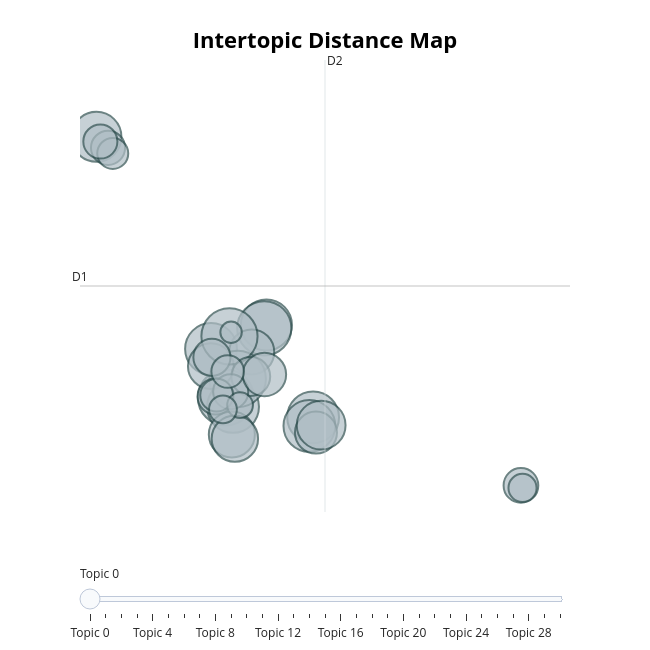

The notebook cell this image was saved under:
### Code cell
BERT_model1.visualize_topics()

### Figure 1 — Plotly figure (JSON) as saved in the notebook; plotly's stock layout.template omitted (floating-point values rounded to 4 significant figures)
{"data": [{"customdata": [[0, "universe | earth | space | light | planet", 219], [1, "music | applause | sound | laughter | play", 187], [2, "brain | neurons | sleep | cells | right", 187], [3, "cells | cancer | dna | cell | disease", 187], [4, "energy | climate | world | need | nuclear", 182], [5, "computer | technology | actually | robot | human", 188], [6, "ocean | fish | sea | water | sharks", 123], [7, "health | patients | care | heart | patient", 174], [8, "women | war | world | us | said", 205], [9, "city | building | cities | new | design", 148], [10, "africa | african | country | world | us", 141], [11, "world | china | economic | percent | countries", 150], [12, "laughter | women | said | us | time", 223], [13, "love | life | feel | us | time", 146], [14, "art | something | way | time | laughter", 220], [15, "plants | bees | plant | insects | ants", 92], [16, "number | mathematics | two | numbers | math", 81], [17, "work | time | laughter | us | company", 166], [18, "kids | school | students | children | education", 105], [19, "king | ancient | power | years | century", 86], [20, "laughter | biscuit | said | right | want", 131], [21, "laughter | ca | go | world | right", 96], [22, "black | us | white | women | rights", 75], [23, "us | democracy | government | power | world", 84], [24, "prison | police | justice | criminal | drug", 74], [25, "water | river | cities | climate | world", 55], [26, "male | female | sex | males | sperm", 46], [27, "compassion | god | world | us | religion", 67], [28, "language | english | languages | words | spelling", 32], [29, "animals | dinosaurs | birds | species | animal", 54], [30, "internet | data | information | us | actually", 81]], "hovertemplate": "<b>Topic %{customdata[0]}</b><br>%{customdata[1]}<br>Size: %{customdata[2]}", "legendgroup": "", "marker": {"color": "#B0BEC5", "line": {"color": "DarkSlateGrey", "width": 2}, "size": [219, 187, 187, 187, 182, 188, 123, 174, 205, 148, 141, 150, 223, 146, 220, 92, 81, 166, 105, 86, 131, 96, 75, 84, 74, 55, 46, 67, 32, 54, 81], "sizemode": "area", "sizeref": 0.1394, "symbol": "circle"}, "mode": "markers", "name": "", "orientation": "v", "showlegend": false, "type": "scatter", "x": [1.021, 5.505, 0.2579, 5.313, 3.103, 1.388, 5.651, -5.629, 2.995, 1.329, 2.351, 1.484, 1.627, 0.2499, 1.206, 0.4991, -5.033, 5.917, 2.301, 1.27, 3.004, 0.305, 0.5486, 16.18, 1.115, 16.26, 1.751, -4.791, 1.289, 0.8716, -5.427], "xaxis": "x", "y": [8.07, 7.433, 9.631, 7.155, 10.4, 7.769, 6.942, 16.45, 10.29, 6.883, 9.534, 6.746, 8.667, 9.077, 10.04, 8.107, 16.09, 7.181, 8.745, 8.254, 8.808, 9.36, 8.143, 5.245, 8.903, 5.164, 7.821, 15.92, 10.16, 7.688, 16.3], "yaxis": "y"}], "layout": {"annotations": [{"showarrow": false, "text": "D1", "x": -6.473, "y": 11.65, "yshift": 10}, {"showarrow": false, "text": "D2", "x": 6.115, "xshift": 10, "y": 18.92}], "height": 650, "hoverlabel": {"bgcolor": "white", "font": {"family": "Rockwell", "size": 16}}, "legend": {"itemsizing": "constant", "tracegroupgap": 0}, "margin": {"t": 60}, "shapes": [{"line": {"color": "#CFD8DC", "width": 2}, "type": "line", "x0": 6.115, "x1": 6.115, "y0": 4.389, "y1": 18.92}, {"line": {"color": "#9E9E9E", "width": 2}, "type": "line", "x0": -6.473, "x1": 18.7, "y0": 11.65, "y1": 11.65}], "sliders": [{"active": 0, "pad": {"t": 50}, "steps": [{"args": [{"marker.color": [["red", "#B0BEC5", "#B0BEC5", "#B0BEC5", "#B0BEC5", "#B0BEC5", "#B0BEC5", "#B0BEC5", "#B0BEC5", "#B0BEC5", "#B0BEC5", "#B0BEC5", "#B0BEC5", "#B0BEC5", "#B0BEC5", "#B0BEC5", "#B0BEC5", "#B0BEC5", "#B0BEC5", "#B0BEC5", "#B0BEC5", "#B0BEC5", "#B0BEC5", "#B0BEC5", "#B0BEC5", "#B0BEC5", "#B0BEC5", "#B0BEC5", "#B0BEC5", "#B0BEC5", "#B0BEC5"]]}], "label": "Topic 0", "method": "update"}, {"args": [{"marker.color": [["#B0BEC5", "red", "#B0BEC5", "#B0BEC5", "#B0BEC5", "#B0BEC5", "#B0BEC5", "#B0BEC5", "#B0BEC5", "#B0BEC5", "#B0BEC5", "#B0BEC5", "#B0BEC5", "#B0BEC5", "#B0BEC5", "#B0BEC5", "#B0BEC5", "#B0BEC5", "#B0BEC5", "#B0BEC5", "#B0BEC5", "#B0BEC5", "#B0BEC5", "#B0BEC5", "#B0BEC5", "#B0BEC5", "#B0BEC5", "#B0BEC5", "#B0BEC5", "#B0BEC5", "#B0BEC5"]]}], "label": "Topic 1", "method": "update"}, {"args": [{"marker.color": [["#B0BEC5", "#B0BEC5", "red", "#B0BEC5", "#B0BEC5", "#B0BEC5", "#B0BEC5", "#B0BEC5", "#B0BEC5", "#B0BEC5", "#B0BEC5", "#B0BEC5", "#B0BEC5", "#B0BEC5", "#B0BEC5", "#B0BEC5", "#B0BEC5", "#B0BEC5", "#B0BEC5", "#B0BEC5", "#B0BEC5", "#B0BEC5", "#B0BEC5", "#B0BEC5", "#B0BEC5", "#B0BEC5", "#B0BEC5", "#B0BEC5", "#B0BEC5", "#B0BEC5", "#B0BEC5"]]}], "label": "Topic 2", "method": "update"}, {"args": [{"marker.color": [["#B0BEC5", "#B0BEC5", "#B0BEC5", "red", "#B0BEC5", "#B0BEC5", "#B0BEC5", "#B0BEC5", "#B0BEC5", "#B0BEC5", "#B0BEC5", "#B0BEC5", "#B0BEC5", "#B0BEC5", "#B0BEC5", "#B0BEC5", "#B0BEC5", "#B0BEC5", "#B0BEC5", "#B0BEC5", "#B0BEC5", "#B0BEC5", "#B0BEC5", "#B0BEC5", "#B0BEC5", "#B0BEC5", "#B0BEC5", "#B0BEC5", "#B0BEC5", "#B0BEC5", "#B0BEC5"]]}], "label": "Topic 3", "method": "update"}, {"args": [{"marker.color": [["#B0BEC5", "#B0BEC5", "#B0BEC5", "#B0BEC5", "red", "#B0BEC5", "#B0BEC5", "#B0BEC5", "#B0BEC5", "#B0BEC5", "#B0BEC5", "#B0BEC5", "#B0BEC5", "#B0BEC5", "#B0BEC5", "#B0BEC5", "#B0BEC5", "#B0BEC5", "#B0BEC5", "#B0BEC5", "#B0BEC5", "#B0BEC5", "#B0BEC5", "#B0BEC5", "#B0BEC5", "#B0BEC5", "#B0BEC5", "#B0BEC5", "#B0BEC5", "#B0BEC5", "#B0BEC5"]]}], "label": "Topic 4", "method": "update"}, {"args": [{"marker.color": [["#B0BEC5", "#B0BEC5", "#B0BEC5", "#B0BEC5", "#B0BEC5", "red", "#B0BEC5", "#B0BEC5", "#B0BEC5", "#B0BEC5", "#B0BEC5", "#B0BEC5", "#B0BEC5", "#B0BEC5", "#B0BEC5", "#B0BEC5", "#B0BEC5", "#B0BEC5", "#B0BEC5", "#B0BEC5", "#B0BEC5", "#B0BEC5", "#B0BEC5", "#B0BEC5", "#B0BEC5", "#B0BEC5", "#B0BEC5", "#B0BEC5", "#B0BEC5", "#B0BEC5", "#B0BEC5"]]}], "label": "Topic 5", "method": "update"}, {"args": [{"marker.color": [["#B0BEC5", "#B0BEC5", "#B0BEC5", "#B0BEC5", "#B0BEC5", "#B0BEC5", "red", "#B0BEC5", "#B0BEC5", "#B0BEC5", "#B0BEC5", "#B0BEC5", "#B0BEC5", "#B0BEC5", "#B0BEC5", "#B0BEC5", "#B0BEC5", "#B0BEC5", "#B0BEC5", "#B0BEC5", "#B0BEC5", "#B0BEC5", "#B0BEC5", "#B0BEC5", "#B0BEC5", "#B0BEC5", "#B0BEC5", "#B0BEC5", "#B0BEC5", "#B0BEC5", "#B0BEC5"]]}], "label": "Topic 6", "method": "update"}, {"args": [{"marker.color": [["#B0BEC5", "#B0BEC5", "#B0BEC5", "#B0BEC5", "#B0BEC5", "#B0BEC5", "#B0BEC5", "red", "#B0BEC5", "#B0BEC5", "#B0BEC5", "#B0BEC5", "#B0BEC5", "#B0BEC5", "#B0BEC5", "#B0BEC5", "#B0BEC5", "#B0BEC5", "#B0BEC5", "#B0BEC5", "#B0BEC5", "#B0BEC5", "#B0BEC5", "#B0BEC5", "#B0BEC5", "#B0BEC5", "#B0BEC5", "#B0BEC5", "#B0BEC5", "#B0BEC5", "#B0BEC5"]]}], "label": "Topic 7", "method": "update"}, {"args": [{"marker.color": [["#B0BEC5", "#B0BEC5", "#B0BEC5", "#B0BEC5", "#B0BEC5", "#B0BEC5", "#B0BEC5", "#B0BEC5", "red", "#B0BEC5", "#B0BEC5", "#B0BEC5", "#B0BEC5", "#B0BEC5", "#B0BEC5", "#B0BEC5", "#B0BEC5", "#B0BEC5", "#B0BEC5", "#B0BEC5", "#B0BEC5", "#B0BEC5", "#B0BEC5", "#B0BEC5", "#B0BEC5", "#B0BEC5", "#B0BEC5", "#B0BEC5", "#B0BEC5", "#B0BEC5", "#B0BEC5"]]}], "label": "Topic 8", "method": "update"}, {"args": [{"marker.color": [["#B0BEC5", "#B0BEC5", "#B0BEC5", "#B0BEC5", "#B0BEC5", "#B0BEC5", "#B0BEC5", "#B0BEC5", "#B0BEC5", "red", "#B0BEC5", "#B0BEC5", "#B0BEC5", "#B0BEC5", "#B0BEC5", "#B0BEC5", "#B0BEC5", "#B0BEC5", "#B0BEC5", "#B0BEC5", "#B0BEC5", "#B0BEC5", "#B0BEC5", "#B0BEC5", "#B0BEC5", "#B0BEC5", "#B0BEC5", "#B0BEC5", "#B0BEC5", "#B0BEC5", "#B0BEC5"]]}], "label": "Topic 9", "method": "update"}, {"args": [{"marker.color": [["#B0BEC5", "#B0BEC5", "#B0BEC5", "#B0BEC5", "#B0BEC5", "#B0BEC5", "#B0BEC5", "#B0BEC5", "#B0BEC5", "#B0BEC5", "red", "#B0BEC5", "#B0BEC5", "#B0BEC5", "#B0BEC5", "#B0BEC5", "#B0BEC5", "#B0BEC5", "#B0BEC5", "#B0BEC5", "#B0BEC5", "#B0BEC5", "#B0BEC5", "#B0BEC5", "#B0BEC5", "#B0BEC5", "#B0BEC5", "#B0BEC5", "#B0BEC5", "#B0BEC5", "#B0BEC5"]]}], "label": "Topic 10", "method": "update"}, {"args": [{"marker.color": [["#B0BEC5", "#B0BEC5", "#B0BEC5", "#B0BEC5", "#B0BEC5", "#B0BEC5", "#B0BEC5", "#B0BEC5", "#B0BEC5", "#B0BEC5", "#B0BEC5", "red", "#B0BEC5", "#B0BEC5", "#B0BEC5", "#B0BEC5", "#B0BEC5", "#B0BEC5", "#B0BEC5", "#B0BEC5", "#B0BEC5", "#B0BEC5", "#B0BEC5", "#B0BEC5", "#B0BEC5", "#B0BEC5", "#B0BEC5", "#B0BEC5", "#B0BEC5", "#B0BEC5", "#B0BEC5"]]}], "label": "Topic 11", "method": "update"}, {"args": [{"marker.color": [["#B0BEC5", "#B0BEC5", "#B0BEC5", "#B0BEC5", "#B0BEC5", "#B0BEC5", "#B0BEC5", "#B0BEC5", "#B0BEC5", "#B0BEC5", "#B0BEC5", "#B0BEC5", "red", "#B0BEC5", "#B0BEC5", "#B0BEC5", "#B0BEC5", "#B0BEC5", "#B0BEC5", "#B0BEC5", "#B0BEC5", "#B0BEC5", "#B0BEC5", "#B0BEC5", "#B0BEC5", "#B0BEC5", "#B0BEC5", "#B0BEC5", "#B0BEC5", "#B0BEC5", "#B0BEC5"]]}], "label": "Topic 12", "method": "update"}, {"args": [{"marker.color": [["#B0BEC5", "#B0BEC5", "#B0BEC5", "#B0BEC5", "#B0BEC5", "#B0BEC5", "#B0BEC5", "#B0BEC5", "#B0BEC5", "#B0BEC5", "#B0BEC5", "#B0BEC5", "#B0BEC5", "red", "#B0BEC5", "#B0BEC5", "#B0BEC5", "#B0BEC5", "#B0BEC5", "#B0BEC5", "#B0BEC5", "#B0BEC5", "#B0BEC5", "#B0BEC5", "#B0BEC5", "#B0BEC5", "#B0BEC5", "#B0BEC5", "#B0BEC5", "#B0BEC5", "#B0BEC5"]]}], "label": "Topic 13", "method": "update"}, {"args": [{"marker.color": [["#B0BEC5", "#B0BEC5", "#B0BEC5", "#B0BEC5", "#B0BEC5", "#B0BEC5", "#B0BEC5", "#B0BEC5", "#B0BEC5", "#B0BEC5", "#B0BEC5", "#B0BEC5", "#B0BEC5", "#B0BEC5", "red", "#B0BEC5", "#B0BEC5", "#B0BEC5", "#B0BEC5", "#B0BEC5", "#B0BEC5", "#B0BEC5", "#B0BEC5", "#B0BEC5", "#B0BEC5", "#B0BEC5", "#B0BEC5", "#B0BEC5", "#B0BEC5", "#B0BEC5", "#B0BEC5"]]}], "label": "Topic 14", "method": "update"}, {"args": [{"marker.color": [["#B0BEC5", "#B0BEC5", "#B0BEC5", "#B0BEC5", "#B0BEC5", "#B0BEC5", "#B0BEC5", "#B0BEC5", "#B0BEC5", "#B0BEC5", "#B0BEC5", "#B0BEC5", "#B0BEC5", "#B0BEC5", "#B0BEC5", "red", "#B0BEC5", "#B0BEC5", "#B0BEC5", "#B0BEC5", "#B0BEC5", "#B0BEC5", "#B0BEC5", "#B0BEC5", "#B0BEC5", "#B0BEC5", "#B0BEC5", "#B0BEC5", "#B0BEC5", "#B0BEC5", "#B0BEC5"]]}], "label": "Topic 15", "method": "update"}, {"args": [{"marker.color": [["#B0BEC5", "#B0BEC5", "#B0BEC5", "#B0BEC5", "#B0BEC5", "#B0BEC5", "#B0BEC5", "#B0BEC5", "#B0BEC5", "#B0BEC5", "#B0BEC5", "#B0BEC5", "#B0BEC5", "#B0BEC5", "#B0BEC5", "#B0BEC5", "red", "#B0BEC5", "#B0BEC5", "#B0BEC5", "#B0BEC5", "#B0BEC5", "#B0BEC5", "#B0BEC5", "#B0BEC5", "#B0BEC5", "#B0BEC5", "#B0BEC5", "#B0BEC5", "#B0BEC5", "#B0BEC5"]]}], "label": "Topic 16", "method": "update"}, {"args": [{"marker.color": [["#B0BEC5", "#B0BEC5", "#B0BEC5", "#B0BEC5", "#B0BEC5", "#B0BEC5", "#B0BEC5", "#B0BEC5", "#B0BEC5", "#B0BEC5", "#B0BEC5", "#B0BEC5", "#B0BEC5", "#B0BEC5", "#B0BEC5", "#B0BEC5", "#B0BEC5", "red", "#B0BEC5", "#B0BEC5", "#B0BEC5", "#B0BEC5", "#B0BEC5", "#B0BEC5", "#B0BEC5", "#B0BEC5", "#B0BEC5", "#B0BEC5", "#B0BEC5", "#B0BEC5", "#B0BEC5"]]}], "label": "Topic 17", "method": "update"}, {"args": [{"marker.color": [["#B0BEC5", "#B0BEC5", "#B0BEC5", "#B0BEC5", "#B0BEC5", "#B0BEC5", "#B0BEC5", "#B0BEC5", "#B0BEC5", "#B0BEC5", "#B0BEC5", "#B0BEC5", "#B0BEC5", "#B0BEC5", "#B0BEC5", "#B0BEC5", "#B0BEC5", "#B0BEC5", "red", "#B0BEC5", "#B0BEC5", "#B0BEC5", "#B0BEC5", "#B0BEC5", "#B0BEC5", "#B0BEC5", "#B0BEC5", "#B0BEC5", "#B0BEC5", "#B0BEC5", "#B0BEC5"]]}], "label": "Topic 18", "method": "update"}, {"args": [{"marker.color": [["#B0BEC5", "#B0BEC5", "#B0BEC5", "#B0BEC5", "#B0BEC5", "#B0BEC5", "#B0BEC5", "#B0BEC5", "#B0BEC5", "#B0BEC5", "#B0BEC5", "#B0BEC5", "#B0BEC5", "#B0BEC5", "#B0BEC5", "#B0BEC5", "#B0BEC5", "#B0BEC5", "#B0BEC5", "red", "#B0BEC5", "#B0BEC5", "#B0BEC5", "#B0BEC5", "#B0BEC5", "#B0BEC5", "#B0BEC5", "#B0BEC5", "#B0BEC5", "#B0BEC5", "#B0BEC5"]]}], "label": "Topic 19", "method": "update"}, {"args": [{"marker.color": [["#B0BEC5", "#B0BEC5", "#B0BEC5", "#B0BEC5", "#B0BEC5", "#B0BEC5", "#B0BEC5", "#B0BEC5", "#B0BEC5", "#B0BEC5", "#B0BEC5", "#B0BEC5", "#B0BEC5", "#B0BEC5", "#B0BEC5", "#B0BEC5", "#B0BEC5", "#B0BEC5", "#B0BEC5", "#B0BEC5", "red", "#B0BEC5", "#B0BEC5", "#B0BEC5", "#B0BEC5", "#B0BEC5", "#B0BEC5", "#B0BEC5", "#B0BEC5", "#B0BEC5", "#B0BEC5"]]}], "label": "Topic 20", "method": "update"}, {"args": [{"marker.color": [["#B0BEC5", "#B0BEC5", "#B0BEC5", "#B0BEC5", "#B0BEC5", "#B0BEC5", "#B0BEC5", "#B0BEC5", "#B0BEC5", "#B0BEC5", "#B0BEC5", "#B0BEC5", "#B0BEC5", "#B0BEC5", "#B0BEC5", "#B0BEC5", "#B0BEC5", "#B0BEC5", "#B0BEC5", "#B0BEC5", "#B0BEC5", "red", "#B0BEC5", "#B0BEC5", "#B0BEC5", "#B0BEC5", "#B0BEC5", "#B0BEC5", "#B0BEC5", "#B0BEC5", "#B0BEC5"]]}], "label": "Topic 21", "method": "update"}, {"args": [{"marker.color": [["#B0BEC5", "#B0BEC5", "#B0BEC5", "#B0BEC5", "#B0BEC5", "#B0BEC5", "#B0BEC5", "#B0BEC5", "#B0BEC5", "#B0BEC5", "#B0BEC5", "#B0BEC5", "#B0BEC5", "#B0BEC5", "#B0BEC5", "#B0BEC5", "#B0BEC5", "#B0BEC5", "#B0BEC5", "#B0BEC5", "#B0BEC5", "#B0BEC5", "red", "#B0BEC5", "#B0BEC5", "#B0BEC5", "#B0BEC5", "#B0BEC5", "#B0BEC5", "#B0BEC5", "#B0BEC5"]]}], "label": "Topic 22", "method": "update"}, {"args": [{"marker.color": [["#B0BEC5", "#B0BEC5", "#B0BEC5", "#B0BEC5", "#B0BEC5", "#B0BEC5", "#B0BEC5", "#B0BEC5", "#B0BEC5", "#B0BEC5", "#B0BEC5", "#B0BEC5", "#B0BEC5", "#B0BEC5", "#B0BEC5", "#B0BEC5", "#B0BEC5", "#B0BEC5", "#B0BEC5", "#B0BEC5", "#B0BEC5", "#B0BEC5", "#B0BEC5", "red", "#B0BEC5", "#B0BEC5", "#B0BEC5", "#B0BEC5", "#B0BEC5", "#B0BEC5", "#B0BEC5"]]}], "label": "Topic 23", "method": "update"}, {"args": [{"marker.color": [["#B0BEC5", "#B0BEC5", "#B0BEC5", "#B0BEC5", "#B0BEC5", "#B0BEC5", "#B0BEC5", "#B0BEC5", "#B0BEC5", "#B0BEC5", "#B0BEC5", "#B0BEC5", "#B0BEC5", "#B0BEC5", "#B0BEC5", "#B0BEC5", "#B0BEC5", "#B0BEC5", "#B0BEC5", "#B0BEC5", "#B0BEC5", "#B0BEC5", "#B0BEC5", "#B0BEC5", "red", "#B0BEC5", "#B0BEC5", "#B0BEC5", "#B0BEC5", "#B0BEC5", "#B0BEC5"]]}], "label": "Topic 24", "method": "update"}, {"args": [{"marker.color": [["#B0BEC5", "#B0BEC5", "#B0BEC5", "#B0BEC5", "#B0BEC5", "#B0BEC5", "#B0BEC5", "#B0BEC5", "#B0BEC5", "#B0BEC5", "#B0BEC5", "#B0BEC5", "#B0BEC5", "#B0BEC5", "#B0BEC5", "#B0BEC5", "#B0BEC5", "#B0BEC5", "#B0BEC5", "#B0BEC5", "#B0BEC5", "#B0BEC5", "#B0BEC5", "#B0BEC5", "#B0BEC5", "red", "#B0BEC5", "#B0BEC5", "#B0BEC5", "#B0BEC5", "#B0BEC5"]]}], "label": "Topic 25", "method": "update"}, {"args": [{"marker.color": [["#B0BEC5", "#B0BEC5", "#B0BEC5", "#B0BEC5", "#B0BEC5", "#B0BEC5", "#B0BEC5", "#B0BEC5", "#B0BEC5", "#B0BEC5", "#B0BEC5", "#B0BEC5", "#B0BEC5", "#B0BEC5", "#B0BEC5", "#B0BEC5", "#B0BEC5", "#B0BEC5", "#B0BEC5", "#B0BEC5", "#B0BEC5", "#B0BEC5", "#B0BEC5", "#B0BEC5", "#B0BEC5", "#B0BEC5", "red", "#B0BEC5", "#B0BEC5", "#B0BEC5", "#B0BEC5"]]}], "label": "Topic 26", "method": "update"}, {"args": [{"marker.color": [["#B0BEC5", "#B0BEC5", "#B0BEC5", "#B0BEC5", "#B0BEC5", "#B0BEC5", "#B0BEC5", "#B0BEC5", "#B0BEC5", "#B0BEC5", "#B0BEC5", "#B0BEC5", "#B0BEC5", "#B0BEC5", "#B0BEC5", "#B0BEC5", "#B0BEC5", "#B0BEC5", "#B0BEC5", "#B0BEC5", "#B0BEC5", "#B0BEC5", "#B0BEC5", "#B0BEC5", "#B0BEC5", "#B0BEC5", "#B0BEC5", "red", "#B0BEC5", "#B0BEC5", "#B0BEC5"]]}], "label": "Topic 27", "method": "update"}, {"args": [{"marker.color": [["#B0BEC5", "#B0BEC5", "#B0BEC5", "#B0BEC5", "#B0BEC5", "#B0BEC5", "#B0BEC5", "#B0BEC5", "#B0BEC5", "#B0BEC5", "#B0BEC5", "#B0BEC5", "#B0BEC5", "#B0BEC5", "#B0BEC5", "#B0BEC5", "#B0BEC5", "#B0BEC5", "#B0BEC5", "#B0BEC5", "#B0BEC5", "#B0BEC5", "#B0BEC5", "#B0BEC5", "#B0BEC5", "#B0BEC5", "#B0BEC5", "#B0BEC5", "red", "#B0BEC5", "#B0BEC5"]]}], "label": "Topic 28", "method": "update"}, {"args": [{"marker.color": [["#B0BEC5", "#B0BEC5", "#B0BEC5", "#B0BEC5", "#B0BEC5", "#B0BEC5", "#B0BEC5", "#B0BEC5", "#B0BEC5", "#B0BEC5", "#B0BEC5", "#B0BEC5", "#B0BEC5", "#B0BEC5", "#B0BEC5", "#B0BEC5", "#B0BEC5", "#B0BEC5", "#B0BEC5", "#B0BEC5", "#B0BEC5", "#B0BEC5", "#B0BEC5", "#B0BEC5", "#B0BEC5", "#B0BEC5", "#B0BEC5", "#B0BEC5", "#B0BEC5", "red", "#B0BEC5"]]}], "label": "Topic 29", "method": "update"}, {"args": [{"marker.color": [["#B0BEC5", "#B0BEC5", "#B0BEC5", "#B0BEC5", "#B0BEC5", "#B0BEC5", "#B0BEC5", "#B0BEC5", "#B0BEC5", "#B0BEC5", "#B0BEC5", "#B0BEC5", "#B0BEC5", "#B0BEC5", "#B0BEC5", "#B0BEC5", "#B0BEC5", "#B0BEC5", "#B0BEC5", "#B0BEC5", "#B0BEC5", "#B0BEC5", "#B0BEC5", "#B0BEC5", "#B0BEC5", "#B0BEC5", "#B0BEC5", "#B0BEC5", "#B0BEC5", "#B0BEC5", "red"]]}], "label": "Topic 30", "method": "update"}]}], "title": {"font": {"color": "Black", "size": 22}, "text": "<b>Intertopic Distance Map</b>", "x": 0.5, "xanchor": "center", "y": 0.95, "yanchor": "top"}, "width": 650, "xaxis": {"anchor": "y", "domain": [0, 1], "range": [-6.473, 18.7], "title": {"text": ""}, "visible": false}, "yaxis": {"anchor": "x", "domain": [0, 1], "range": [4.389, 18.92], "title": {"text": ""}, "visible": false}}}
